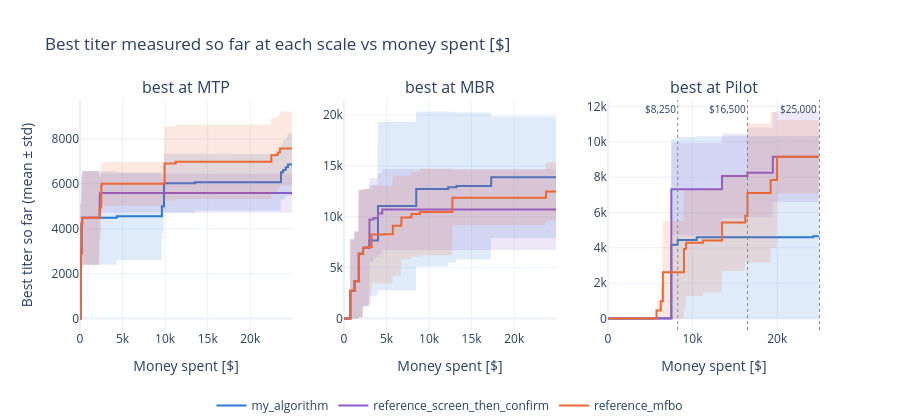
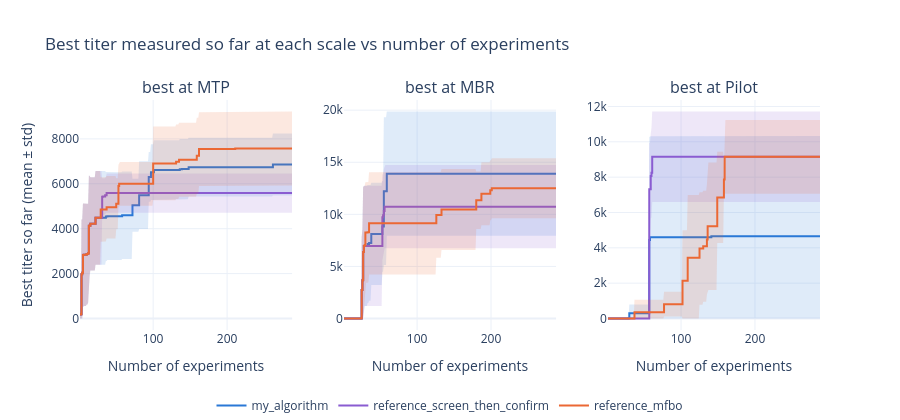

Notebook code cell kept with these figures, in order:
### Code cell
show_results(runs)

### Figure 1 — Plotly figure (JSON) as saved in the notebook; plotly's stock layout.template omitted (floating-point values rounded to 4 significant figures; data arrays with more than 128 entries replaced by an {"elided": "..."} marker saying what was removed)
{"data": [{"hoverinfo": "skip", "line": {"width": 0}, "mode": "lines", "showlegend": false, "type": "scatter", "x": {"elided": "400 float values"}, "xaxis": "x", "y": {"elided": "400 float values"}, "yaxis": "y"}, {"fill": "tonexty", "fillcolor": "rgba(42,120,214,0.15)", "hoverinfo": "skip", "line": {"width": 0}, "mode": "lines", "showlegend": false, "type": "scatter", "x": {"elided": "400 float values"}, "xaxis": "x", "y": {"elided": "400 float values"}, "yaxis": "y"}, {"hovertemplate": "my_algorithm<br>%{x:,.0f}: %{y:,.0f}<extra></extra>", "legendgroup": "my_algorithm", "line": {"color": "#2a78d6", "dash": "solid", "shape": "hv", "width": 2}, "mode": "lines", "name": "my_algorithm", "showlegend": true, "type": "scatter", "x": {"elided": "400 float values"}, "xaxis": "x", "y": {"elided": "400 float values"}, "yaxis": "y"}, {"hoverinfo": "skip", "line": {"width": 0}, "mode": "lines", "showlegend": false, "type": "scatter", "x": {"elided": "400 float values"}, "xaxis": "x", "y": {"elided": "400 float values"}, "yaxis": "y"}, {"fill": "tonexty", "fillcolor": "rgba(138,92,209,0.15)", "hoverinfo": "skip", "line": {"width": 0}, "mode": "lines", "showlegend": false, "type": "scatter", "x": {"elided": "400 float values"}, "xaxis": "x", "y": {"elided": "400 float values"}, "yaxis": "y"}, {"hovertemplate": "reference_screen_then_confirm<br>%{x:,.0f}: %{y:,.0f}<extra></extra>", "legendgroup": "reference_screen_then_confirm", "line": {"color": "#8a5cd1", "dash": "solid", "shape": "hv", "width": 2}, "mode": "lines", "name": "reference_screen_then_confirm", "showlegend": true, "type": "scatter", "x": {"elided": "400 float values"}, "xaxis": "x", "y": {"elided": "400 float values"}, "yaxis": "y"}, {"hoverinfo": "skip", "line": {"width": 0}, "mode": "lines", "showlegend": false, "type": "scatter", "x": {"elided": "400 float values"}, "xaxis": "x", "y": {"elided": "400 float values"}, "yaxis": "y"}, {"fill": "tonexty", "fillcolor": "rgba(235,104,52,0.15)", "hoverinfo": "skip", "line": {"width": 0}, "mode": "lines", "showlegend": false, "type": "scatter", "x": {"elided": "400 float values"}, "xaxis": "x", "y": {"elided": "400 float values"}, "yaxis": "y"}, {"hovertemplate": "reference_mfbo<br>%{x:,.0f}: %{y:,.0f}<extra></extra>", "legendgroup": "reference_mfbo", "line": {"color": "#eb6834", "dash": "solid", "shape": "hv", "width": 2}, "mode": "lines", "name": "reference_mfbo", "showlegend": true, "type": "scatter", "x": {"elided": "400 float values"}, "xaxis": "x", "y": {"elided": "400 float values"}, "yaxis": "y"}, {"hoverinfo": "skip", "line": {"width": 0}, "mode": "lines", "showlegend": false, "type": "scatter", "x": {"elided": "400 float values"}, "xaxis": "x2", "y": {"elided": "400 float values"}, "yaxis": "y2"}, {"fill": "tonexty", "fillcolor": "rgba(42,120,214,0.15)", "hoverinfo": "skip", "line": {"width": 0}, "mode": "lines", "showlegend": false, "type": "scatter", "x": {"elided": "400 float values"}, "xaxis": "x2", "y": {"elided": "400 float values"}, "yaxis": "y2"}, {"hovertemplate": "my_algorithm<br>%{x:,.0f}: %{y:,.0f}<extra></extra>", "legendgroup": "my_algorithm", "line": {"color": "#2a78d6", "dash": "solid", "shape": "hv", "width": 2}, "mode": "lines", "name": "my_algorithm", "showlegend": false, "type": "scatter", "x": {"elided": "400 float values"}, "xaxis": "x2", "y": {"elided": "400 float values"}, "yaxis": "y2"}, {"hoverinfo": "skip", "line": {"width": 0}, "mode": "lines", "showlegend": false, "type": "scatter", "x": {"elided": "400 float values"}, "xaxis": "x2", "y": {"elided": "400 float values"}, "yaxis": "y2"}, {"fill": "tonexty", "fillcolor": "rgba(138,92,209,0.15)", "hoverinfo": "skip", "line": {"width": 0}, "mode": "lines", "showlegend": false, "type": "scatter", "x": {"elided": "400 float values"}, "xaxis": "x2", "y": {"elided": "400 float values"}, "yaxis": "y2"}, {"hovertemplate": "reference_screen_then_confirm<br>%{x:,.0f}: %{y:,.0f}<extra></extra>", "legendgroup": "reference_screen_then_confirm", "line": {"color": "#8a5cd1", "dash": "solid", "shape": "hv", "width": 2}, "mode": "lines", "name": "reference_screen_then_confirm", "showlegend": false, "type": "scatter", "x": {"elided": "400 float values"}, "xaxis": "x2", "y": {"elided": "400 float values"}, "yaxis": "y2"}, {"hoverinfo": "skip", "line": {"width": 0}, "mode": "lines", "showlegend": false, "type": "scatter", "x": {"elided": "400 float values"}, "xaxis": "x2", "y": {"elided": "400 float values"}, "yaxis": "y2"}, {"fill": "tonexty", "fillcolor": "rgba(235,104,52,0.15)", "hoverinfo": "skip", "line": {"width": 0}, "mode": "lines", "showlegend": false, "type": "scatter", "x": {"elided": "400 float values"}, "xaxis": "x2", "y": {"elided": "400 float values"}, "yaxis": "y2"}, {"hovertemplate": "reference_mfbo<br>%{x:,.0f}: %{y:,.0f}<extra></extra>", "legendgroup": "reference_mfbo", "line": {"color": "#eb6834", "dash": "solid", "shape": "hv", "width": 2}, "mode": "lines", "name": "reference_mfbo", "showlegend": false, "type": "scatter", "x": {"elided": "400 float values"}, "xaxis": "x2", "y": {"elided": "400 float values"}, "yaxis": "y2"}, {"hoverinfo": "skip", "line": {"width": 0}, "mode": "lines", "showlegend": false, "type": "scatter", "x": {"elided": "400 float values"}, "xaxis": "x3", "y": {"elided": "400 float values"}, "yaxis": "y3"}, {"fill": "tonexty", "fillcolor": "rgba(42,120,214,0.15)", "hoverinfo": "skip", "line": {"width": 0}, "mode": "lines", "showlegend": false, "type": "scatter", "x": {"elided": "400 float values"}, "xaxis": "x3", "y": {"elided": "400 int values"}, "yaxis": "y3"}, {"hovertemplate": "my_algorithm<br>%{x:,.0f}: %{y:,.0f}<extra></extra>", "legendgroup": "my_algorithm", "line": {"color": "#2a78d6", "dash": "solid", "shape": "hv", "width": 2}, "mode": "lines", "name": "my_algorithm", "showlegend": false, "type": "scatter", "x": {"elided": "400 float values"}, "xaxis": "x3", "y": {"elided": "400 float values"}, "yaxis": "y3"}, {"hoverinfo": "skip", "line": {"width": 0}, "mode": "lines", "showlegend": false, "type": "scatter", "x": {"elided": "400 float values"}, "xaxis": "x3", "y": {"elided": "400 float values"}, "yaxis": "y3"}, {"fill": "tonexty", "fillcolor": "rgba(138,92,209,0.15)", "hoverinfo": "skip", "line": {"width": 0}, "mode": "lines", "showlegend": false, "type": "scatter", "x": {"elided": "400 float values"}, "xaxis": "x3", "y": {"elided": "400 float values"}, "yaxis": "y3"}, {"hovertemplate": "reference_screen_then_confirm<br>%{x:,.0f}: %{y:,.0f}<extra></extra>", "legendgroup": "reference_screen_then_confirm", "line": {"color": "#8a5cd1", "dash": "solid", "shape": "hv", "width": 2}, "mode": "lines", "name": "reference_screen_then_confirm", "showlegend": false, "type": "scatter", "x": {"elided": "400 float values"}, "xaxis": "x3", "y": {"elided": "400 float values"}, "yaxis": "y3"}, {"hoverinfo": "skip", "line": {"width": 0}, "mode": "lines", "showlegend": false, "type": "scatter", "x": {"elided": "400 float values"}, "xaxis": "x3", "y": {"elided": "400 float values"}, "yaxis": "y3"}, {"fill": "tonexty", "fillcolor": "rgba(235,104,52,0.15)", "hoverinfo": "skip", "line": {"width": 0}, "mode": "lines", "showlegend": false, "type": "scatter", "x": {"elided": "400 float values"}, "xaxis": "x3", "y": {"elided": "400 float values"}, "yaxis": "y3"}, {"hovertemplate": "reference_mfbo<br>%{x:,.0f}: %{y:,.0f}<extra></extra>", "legendgroup": "reference_mfbo", "line": {"color": "#eb6834", "dash": "solid", "shape": "hv", "width": 2}, "mode": "lines", "name": "reference_mfbo", "showlegend": false, "type": "scatter", "x": {"elided": "400 float values"}, "xaxis": "x3", "y": {"elided": "400 float values"}, "yaxis": "y3"}], "layout": {"annotations": [{"font": {"size": 16}, "showarrow": false, "text": "best at MTP", "x": 0.1433, "xanchor": "center", "xref": "paper", "y": 1, "yanchor": "bottom", "yref": "paper"}, {"font": {"size": 16}, "showarrow": false, "text": "best at MBR", "x": 0.5, "xanchor": "center", "xref": "paper", "y": 1, "yanchor": "bottom", "yref": "paper"}, {"font": {"size": 16}, "showarrow": false, "text": "best at Pilot", "x": 0.8567, "xanchor": "center", "xref": "paper", "y": 1, "yanchor": "bottom", "yref": "paper"}, {"font": {"size": 10}, "showarrow": false, "text": "$8,250", "x": 8250, "xanchor": "right", "xref": "x3", "y": 1, "yanchor": "top", "yref": "y3 domain"}, {"font": {"size": 10}, "showarrow": false, "text": "$16,500", "x": 16500, "xanchor": "right", "xref": "x3", "y": 1, "yanchor": "top", "yref": "y3 domain"}, {"font": {"size": 10}, "showarrow": false, "text": "$25,000", "x": 25000, "xanchor": "right", "xref": "x3", "y": 1, "yanchor": "top", "yref": "y3 domain"}], "height": 420, "legend": {"orientation": "h", "x": 0.5, "xanchor": "center", "y": 0, "yanchor": "bottom", "yref": "container"}, "margin": {"b": 90}, "shapes": [{"line": {"color": "#8a8984", "dash": "dot", "width": 1}, "type": "line", "x0": 8250, "x1": 8250, "xref": "x3", "y0": 0, "y1": 1, "yref": "y3 domain"}, {"line": {"color": "#8a8984", "dash": "dot", "width": 1}, "type": "line", "x0": 16500, "x1": 16500, "xref": "x3", "y0": 0, "y1": 1, "yref": "y3 domain"}, {"line": {"color": "#8a8984", "dash": "dot", "width": 1}, "type": "line", "x0": 25000, "x1": 25000, "xref": "x3", "y0": 0, "y1": 1, "yref": "y3 domain"}], "title": {"text": "Best titer measured so far at each scale vs money spent [$]"}, "xaxis": {"anchor": "y", "domain": [0, 0.2867], "title": {"text": "Money spent [$]"}}, "xaxis2": {"anchor": "y2", "domain": [0.3567, 0.6433], "title": {"text": "Money spent [$]"}}, "xaxis3": {"anchor": "y3", "domain": [0.7133, 1], "title": {"text": "Money spent [$]"}}, "yaxis": {"anchor": "x", "domain": [0, 1], "title": {"text": "Best titer so far (mean ± std)"}}, "yaxis2": {"anchor": "x2", "domain": [0, 1]}, "yaxis3": {"anchor": "x3", "domain": [0, 1]}}}

### Figure 2 — Plotly figure (JSON) as saved in the notebook; plotly's stock layout.template omitted (floating-point values rounded to 4 significant figures; data arrays with more than 128 entries replaced by an {"elided": "..."} marker saying what was removed)
{"data": [{"hoverinfo": "skip", "line": {"width": 0}, "mode": "lines", "showlegend": false, "type": "scatter", "x": {"elided": "288 int values"}, "xaxis": "x", "y": {"elided": "288 float values"}, "yaxis": "y"}, {"fill": "tonexty", "fillcolor": "rgba(42,120,214,0.15)", "hoverinfo": "skip", "line": {"width": 0}, "mode": "lines", "showlegend": false, "type": "scatter", "x": {"elided": "288 int values"}, "xaxis": "x", "y": {"elided": "288 float values"}, "yaxis": "y"}, {"hovertemplate": "my_algorithm<br>%{x:,.0f}: %{y:,.0f}<extra></extra>", "legendgroup": "my_algorithm", "line": {"color": "#2a78d6", "dash": "solid", "shape": "hv", "width": 2}, "mode": "lines", "name": "my_algorithm", "showlegend": true, "type": "scatter", "x": {"elided": "288 int values"}, "xaxis": "x", "y": {"elided": "288 float values"}, "yaxis": "y"}, {"hoverinfo": "skip", "line": {"width": 0}, "mode": "lines", "showlegend": false, "type": "scatter", "x": {"elided": "288 int values"}, "xaxis": "x", "y": {"elided": "288 float values"}, "yaxis": "y"}, {"fill": "tonexty", "fillcolor": "rgba(138,92,209,0.15)", "hoverinfo": "skip", "line": {"width": 0}, "mode": "lines", "showlegend": false, "type": "scatter", "x": {"elided": "288 int values"}, "xaxis": "x", "y": {"elided": "288 float values"}, "yaxis": "y"}, {"hovertemplate": "reference_screen_then_confirm<br>%{x:,.0f}: %{y:,.0f}<extra></extra>", "legendgroup": "reference_screen_then_confirm", "line": {"color": "#8a5cd1", "dash": "solid", "shape": "hv", "width": 2}, "mode": "lines", "name": "reference_screen_then_confirm", "showlegend": true, "type": "scatter", "x": {"elided": "288 int values"}, "xaxis": "x", "y": {"elided": "288 float values"}, "yaxis": "y"}, {"hoverinfo": "skip", "line": {"width": 0}, "mode": "lines", "showlegend": false, "type": "scatter", "x": {"elided": "288 int values"}, "xaxis": "x", "y": {"elided": "288 float values"}, "yaxis": "y"}, {"fill": "tonexty", "fillcolor": "rgba(235,104,52,0.15)", "hoverinfo": "skip", "line": {"width": 0}, "mode": "lines", "showlegend": false, "type": "scatter", "x": {"elided": "288 int values"}, "xaxis": "x", "y": {"elided": "288 float values"}, "yaxis": "y"}, {"hovertemplate": "reference_mfbo<br>%{x:,.0f}: %{y:,.0f}<extra></extra>", "legendgroup": "reference_mfbo", "line": {"color": "#eb6834", "dash": "solid", "shape": "hv", "width": 2}, "mode": "lines", "name": "reference_mfbo", "showlegend": true, "type": "scatter", "x": {"elided": "288 int values"}, "xaxis": "x", "y": {"elided": "288 float values"}, "yaxis": "y"}, {"hoverinfo": "skip", "line": {"width": 0}, "mode": "lines", "showlegend": false, "type": "scatter", "x": {"elided": "288 int values"}, "xaxis": "x2", "y": {"elided": "288 float values"}, "yaxis": "y2"}, {"fill": "tonexty", "fillcolor": "rgba(42,120,214,0.15)", "hoverinfo": "skip", "line": {"width": 0}, "mode": "lines", "showlegend": false, "type": "scatter", "x": {"elided": "288 int values"}, "xaxis": "x2", "y": {"elided": "288 float values"}, "yaxis": "y2"}, {"hovertemplate": "my_algorithm<br>%{x:,.0f}: %{y:,.0f}<extra></extra>", "legendgroup": "my_algorithm", "line": {"color": "#2a78d6", "dash": "solid", "shape": "hv", "width": 2}, "mode": "lines", "name": "my_algorithm", "showlegend": false, "type": "scatter", "x": {"elided": "288 int values"}, "xaxis": "x2", "y": {"elided": "288 float values"}, "yaxis": "y2"}, {"hoverinfo": "skip", "line": {"width": 0}, "mode": "lines", "showlegend": false, "type": "scatter", "x": {"elided": "288 int values"}, "xaxis": "x2", "y": {"elided": "288 float values"}, "yaxis": "y2"}, {"fill": "tonexty", "fillcolor": "rgba(138,92,209,0.15)", "hoverinfo": "skip", "line": {"width": 0}, "mode": "lines", "showlegend": false, "type": "scatter", "x": {"elided": "288 int values"}, "xaxis": "x2", "y": {"elided": "288 float values"}, "yaxis": "y2"}, {"hovertemplate": "reference_screen_then_confirm<br>%{x:,.0f}: %{y:,.0f}<extra></extra>", "legendgroup": "reference_screen_then_confirm", "line": {"color": "#8a5cd1", "dash": "solid", "shape": "hv", "width": 2}, "mode": "lines", "name": "reference_screen_then_confirm", "showlegend": false, "type": "scatter", "x": {"elided": "288 int values"}, "xaxis": "x2", "y": {"elided": "288 float values"}, "yaxis": "y2"}, {"hoverinfo": "skip", "line": {"width": 0}, "mode": "lines", "showlegend": false, "type": "scatter", "x": {"elided": "288 int values"}, "xaxis": "x2", "y": {"elided": "288 float values"}, "yaxis": "y2"}, {"fill": "tonexty", "fillcolor": "rgba(235,104,52,0.15)", "hoverinfo": "skip", "line": {"width": 0}, "mode": "lines", "showlegend": false, "type": "scatter", "x": {"elided": "288 int values"}, "xaxis": "x2", "y": {"elided": "288 float values"}, "yaxis": "y2"}, {"hovertemplate": "reference_mfbo<br>%{x:,.0f}: %{y:,.0f}<extra></extra>", "legendgroup": "reference_mfbo", "line": {"color": "#eb6834", "dash": "solid", "shape": "hv", "width": 2}, "mode": "lines", "name": "reference_mfbo", "showlegend": false, "type": "scatter", "x": {"elided": "288 int values"}, "xaxis": "x2", "y": {"elided": "288 float values"}, "yaxis": "y2"}, {"hoverinfo": "skip", "line": {"width": 0}, "mode": "lines", "showlegend": false, "type": "scatter", "x": {"elided": "288 int values"}, "xaxis": "x3", "y": {"elided": "288 float values"}, "yaxis": "y3"}, {"fill": "tonexty", "fillcolor": "rgba(42,120,214,0.15)", "hoverinfo": "skip", "line": {"width": 0}, "mode": "lines", "showlegend": false, "type": "scatter", "x": {"elided": "288 int values"}, "xaxis": "x3", "y": {"elided": "288 int values"}, "yaxis": "y3"}, {"hovertemplate": "my_algorithm<br>%{x:,.0f}: %{y:,.0f}<extra></extra>", "legendgroup": "my_algorithm", "line": {"color": "#2a78d6", "dash": "solid", "shape": "hv", "width": 2}, "mode": "lines", "name": "my_algorithm", "showlegend": false, "type": "scatter", "x": {"elided": "288 int values"}, "xaxis": "x3", "y": {"elided": "288 float values"}, "yaxis": "y3"}, {"hoverinfo": "skip", "line": {"width": 0}, "mode": "lines", "showlegend": false, "type": "scatter", "x": {"elided": "288 int values"}, "xaxis": "x3", "y": {"elided": "288 float values"}, "yaxis": "y3"}, {"fill": "tonexty", "fillcolor": "rgba(138,92,209,0.15)", "hoverinfo": "skip", "line": {"width": 0}, "mode": "lines", "showlegend": false, "type": "scatter", "x": {"elided": "288 int values"}, "xaxis": "x3", "y": {"elided": "288 float values"}, "yaxis": "y3"}, {"hovertemplate": "reference_screen_then_confirm<br>%{x:,.0f}: %{y:,.0f}<extra></extra>", "legendgroup": "reference_screen_then_confirm", "line": {"color": "#8a5cd1", "dash": "solid", "shape": "hv", "width": 2}, "mode": "lines", "name": "reference_screen_then_confirm", "showlegend": false, "type": "scatter", "x": {"elided": "288 int values"}, "xaxis": "x3", "y": {"elided": "288 float values"}, "yaxis": "y3"}, {"hoverinfo": "skip", "line": {"width": 0}, "mode": "lines", "showlegend": false, "type": "scatter", "x": {"elided": "288 int values"}, "xaxis": "x3", "y": {"elided": "288 float values"}, "yaxis": "y3"}, {"fill": "tonexty", "fillcolor": "rgba(235,104,52,0.15)", "hoverinfo": "skip", "line": {"width": 0}, "mode": "lines", "showlegend": false, "type": "scatter", "x": {"elided": "288 int values"}, "xaxis": "x3", "y": {"elided": "288 float values"}, "yaxis": "y3"}, {"hovertemplate": "reference_mfbo<br>%{x:,.0f}: %{y:,.0f}<extra></extra>", "legendgroup": "reference_mfbo", "line": {"color": "#eb6834", "dash": "solid", "shape": "hv", "width": 2}, "mode": "lines", "name": "reference_mfbo", "showlegend": false, "type": "scatter", "x": {"elided": "288 int values"}, "xaxis": "x3", "y": {"elided": "288 float values"}, "yaxis": "y3"}], "layout": {"annotations": [{"font": {"size": 16}, "showarrow": false, "text": "best at MTP", "x": 0.1433, "xanchor": "center", "xref": "paper", "y": 1, "yanchor": "bottom", "yref": "paper"}, {"font": {"size": 16}, "showarrow": false, "text": "best at MBR", "x": 0.5, "xanchor": "center", "xref": "paper", "y": 1, "yanchor": "bottom", "yref": "paper"}, {"font": {"size": 16}, "showarrow": false, "text": "best at Pilot", "x": 0.8567, "xanchor": "center", "xref": "paper", "y": 1, "yanchor": "bottom", "yref": "paper"}], "height": 420, "legend": {"orientation": "h", "x": 0.5, "xanchor": "center", "y": 0, "yanchor": "bottom", "yref": "container"}, "margin": {"b": 90}, "title": {"text": "Best titer measured so far at each scale vs number of experiments"}, "xaxis": {"anchor": "y", "domain": [0, 0.2867], "title": {"text": "Number of experiments"}}, "xaxis2": {"anchor": "y2", "domain": [0.3567, 0.6433], "title": {"text": "Number of experiments"}}, "xaxis3": {"anchor": "y3", "domain": [0.7133, 1], "title": {"text": "Number of experiments"}}, "yaxis": {"anchor": "x", "domain": [0, 1], "title": {"text": "Best titer so far (mean ± std)"}}, "yaxis2": {"anchor": "x2", "domain": [0, 1]}, "yaxis3": {"anchor": "x3", "domain": [0, 1]}}}
